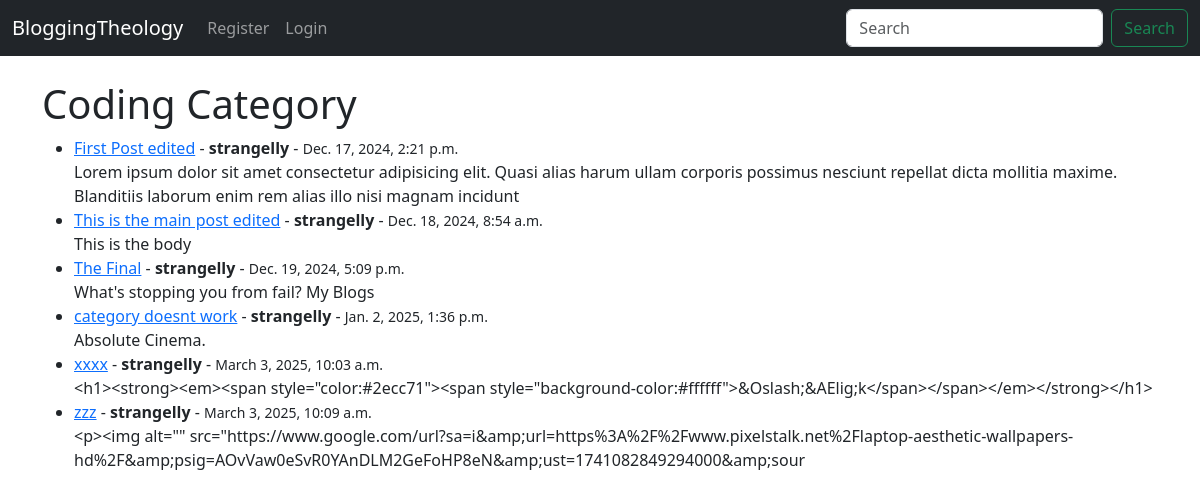
/category/coding/, run on the app's committed database.
### web_blog/models.py (models this page shows, shortened)
class Post(models.Model):
    title = models.CharField(max_length=255)
    body = RichTextField(blank=True, null=True)
    author = models.ForeignKey(User, on_delete=models.CASCADE, related_name="posts")
    username = models.CharField(max_length=255)
    comment = models.ForeignKey(User, on_delete=models.SET_NULL, null=True, blank=True, related_name="post_comments")
    media = models.ForeignKey(User, on_delete=models.SET_NULL, null=True, blank=True, related_name="post_media")
    created_at = models.DateTimeField(auto_now_add=True)
    updated_at = models.DateTimeField(auto_now=True)
    category = models.CharField(max_length=255, default='coding')

### web_blog/views.py (the view)
# urls.py: path('category/<str:cats>/', CatDetailView, name='cat_detail'),
def CatDetailView(request, cats):
    category_post = Post.objects.filter(category=cats)
    return render(request, 'cat_details.html', {'cats': cats.title(), 'category_post': category_post})

### web_blog/templates/cat_details.html (shortened to what this page needs)
{% extends 'base.html' %}
{% block content %}
{% if category_post %}
    <h1>{{ cats }} Category</h1>
    <ul>
    {% for post in category_post %}
    <li><a href="{% url 'article_detail' post.pk %}">
        {{ post.title }}</a> -
        <b> {{ post.author.username }} </b> -
        <small> {{ post.created_at }} </small>
        <br>
        {{ post.body | slice:":200" }}
    </li>
    {% endfor %}
    </ul>
{% else %}
    <H2>Sorry this page doesnt exist</H2>
{% endif %}
{% endblock %}

### web_blog/templates/base.html (shortened to what this page needs)
<!doctype html>
<html lang="en">
  <head>
    <link href="https://cdn.jsdelivr.net/npm/bootstrap@5.3.3/dist/css/bootstrap.min.css" rel="stylesheet">
  </head>
  <body>
    <nav class="navbar navbar-expand-lg navbar-dark bg-dark">
        <div class="container-fluid">
          <div class="collapse navbar-collapse" id="navbarTogglerDemo01">
            <a class="navbar-brand" href="{% url 'home' %}">BloggingTheology</a>
            <ul class="navbar-nav me-auto mb-2 mb-lg-0">
              {% if user.is_authenticated %}
                <li class="nav-item">
                  <a class="nav-link " aria-current="page" href="{% url 'addpost' %}">Post</a>
                </li>
                <li class="nav-item">
                  <a class="nav-link " aria-current="page" href="{% url 'category' %}">Category</a>
                </li>
                <li class="nav-item">
                  <a class="nav-link" href="{% url 'edit_profile' %}">Edit Profile</a>
                </li>
                <li class="nav-item">
                  <a class="nav-link" href="{% url 'logout' %}">Logout</a>
                </li>
              {% else %}
                <li class="nav-item">
                  <a class="nav-link" href="{% url 'register' %}">Register</a>
                </li>
                <li class="nav-item">
                  <a class="nav-link" href="{% url 'login' %}">Login</a>
                </li>
              {% endif %}
            </ul>
            <form class="d-flex" role="search">
              <input class="form-control me-2" type="search" placeholder="Search" aria-label="Search">
              <button class="btn btn-outline-success" type="submit">Search</button>
            </form>
          </div>
        </div>
      </nav>
    <br>
    <div class="container">
        {% block content %}
        {% endblock %}
    </div>
  </body>
</html>

### data on the page
Post: title "First Post edited", author.username "strangelly", created_at "Dec. 17, 2024, 2:21 p.m.", body "Lorem ipsum dolor sit amet consectetur adipisicing elit. Quasi alias harum ullam corporis possimus nesciunt repellat dicta mollitia maxime. Blanditiis laborum enim rem alias illo nisi magnam incidunt"
Post: title "This is the main post edited", author.username "strangelly", created_at "Dec. 18, 2024, 8:54 a.m.", body "This is the body"
Post: title "The Final", author.username "strangelly", created_at "Dec. 19, 2024, 5:09 p.m.", body "What's stopping you from fail? My Blogs"
Post: title "category doesnt work", author.username "strangelly", created_at "Jan. 2, 2025, 1:36 p.m.", body "Absolute Cinema."
Post: title "xxxx", author.username "strangelly", created_at "March 3, 2025, 10:03 a.m.", body "<h1><strong><em><span style=\"color:#2ecc71\"><span style=\"background-color:#ffffff\">&Oslash;&AElig;k</span></span></em></strong></h1>"
Post: title "zzz", author.username "strangelly", created_at "March 3, 2025, 10:09 a.m.", body "<p><img alt=\"\" src=\"https://www.google.com/url?sa=i&amp;url=https%3A%2F%2Fwww.pixelstalk.net%2Flaptop-aesthetic-wallpapers-hd%2F&amp;psig=AOvVaw0eSvR0YAnDLM2GeFoHP8eN&amp;ust=1741082849294000&amp;sour"

### other printed values
{{ cats }} "Coding"
